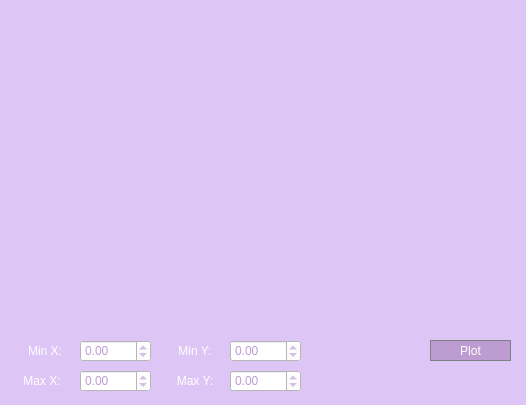
<?xml version="1.0" encoding="UTF-8"?>
<ui version="4.0">
 <class>GraphWindow</class>
 <widget class="QDialog" name="GraphWindow">
  <property name="geometry">
   <rect>
    <x>0</x>
    <y>0</y>
    <width>526</width>
    <height>405</height>
   </rect>
  </property>
  <property name="windowTitle">
   <string>Dialog</string>
  </property>
  <property name="styleSheet">
   <string notr="true">background-color: #ddc6f5;</string>
  </property>
  <widget class="QCustomPlot" name="widget" native="true">
   <property name="geometry">
    <rect>
     <x>10</x>
     <y>10</y>
     <width>501</width>
     <height>321</height>
    </rect>
   </property>
  </widget>
  <widget class="QLabel" name="label">
   <property name="geometry">
    <rect>
     <x>20</x>
     <y>340</y>
     <width>50</width>
     <height>21</height>
    </rect>
   </property>
   <property name="styleSheet">
    <string notr="true">color: white;
font: 14pt &quot;Comic Sans MS&quot;;</string>
   </property>
   <property name="text">
    <string>Min X:</string>
   </property>
   <property name="alignment">
    <set>Qt::AlignCenter</set>
   </property>
  </widget>
  <widget class="QLabel" name="label_2">
   <property name="geometry">
    <rect>
     <x>20</x>
     <y>370</y>
     <width>50</width>
     <height>21</height>
    </rect>
   </property>
   <property name="styleSheet">
    <string notr="true">color: white;
font: 14pt &quot;Comic Sans MS&quot;;</string>
   </property>
   <property name="text">
    <string> Max X:</string>
   </property>
  </widget>
  <widget class="QLabel" name="label_3">
   <property name="geometry">
    <rect>
     <x>170</x>
     <y>340</y>
     <width>50</width>
     <height>21</height>
    </rect>
   </property>
   <property name="styleSheet">
    <string notr="true">color: white;
font: 14pt &quot;Comic Sans MS&quot;;</string>
   </property>
   <property name="text">
    <string>Min Y:</string>
   </property>
   <property name="alignment">
    <set>Qt::AlignCenter</set>
   </property>
  </widget>
  <widget class="QLabel" name="label_4">
   <property name="geometry">
    <rect>
     <x>170</x>
     <y>370</y>
     <width>50</width>
     <height>21</height>
    </rect>
   </property>
   <property name="styleSheet">
    <string notr="true">color: white;
font: 14pt &quot;Comic Sans MS&quot;;</string>
   </property>
   <property name="text">
    <string>Max Y:</string>
   </property>
   <property name="alignment">
    <set>Qt::AlignCenter</set>
   </property>
  </widget>
  <widget class="QPushButton" name="replot">
   <property name="geometry">
    <rect>
     <x>430</x>
     <y>340</y>
     <width>81</width>
     <height>21</height>
    </rect>
   </property>
   <property name="styleSheet">
    <string notr="true">QPushButton {
  background-color: rgb(189, 156, 209);
  color: white; 
  border: 1px solid gray;
font: 14pt &quot;Comic Sans MS&quot;;
}

QPushButton:pressed {
    background-color: qlineargradient(x1: 0, y1: 0, x2: 0, y2: 1,
                                      stop: 0 #dadbde, stop: 1 #f6f7fa);
}</string>
   </property>
   <property name="text">
    <string>Plot</string>
   </property>
  </widget>
  <widget class="QDoubleSpinBox" name="min_x">
   <property name="geometry">
    <rect>
     <x>80</x>
     <y>340</y>
     <width>71</width>
     <height>22</height>
    </rect>
   </property>
   <property name="styleSheet">
    <string notr="true">background-color:  white;
color:  rgb(189, 156, 209);</string>
   </property>
   <property name="minimum">
    <double>-10000.000000000000000</double>
   </property>
   <property name="maximum">
    <double>10000.000000000000000</double>
   </property>
  </widget>
  <widget class="QDoubleSpinBox" name="max_x">
   <property name="geometry">
    <rect>
     <x>80</x>
     <y>370</y>
     <width>71</width>
     <height>22</height>
    </rect>
   </property>
   <property name="styleSheet">
    <string notr="true">background-color:  white;
color: rgb(189, 156, 209);</string>
   </property>
   <property name="minimum">
    <double>-10000.000000000000000</double>
   </property>
   <property name="maximum">
    <double>10000.000000000000000</double>
   </property>
  </widget>
  <widget class="QDoubleSpinBox" name="min_y">
   <property name="geometry">
    <rect>
     <x>230</x>
     <y>340</y>
     <width>71</width>
     <height>22</height>
    </rect>
   </property>
   <property name="styleSheet">
    <string notr="true">background-color:  white;
color: rgb(189, 156, 209);</string>
   </property>
   <property name="minimum">
    <double>-10000.000000000000000</double>
   </property>
   <property name="maximum">
    <double>10000.000000000000000</double>
   </property>
  </widget>
  <widget class="QDoubleSpinBox" name="max_y">
   <property name="geometry">
    <rect>
     <x>230</x>
     <y>370</y>
     <width>71</width>
     <height>22</height>
    </rect>
   </property>
   <property name="styleSheet">
    <string notr="true">background-color:  white;
color: rgb(189, 156, 209);</string>
   </property>
   <property name="minimum">
    <double>-10000.000000000000000</double>
   </property>
   <property name="maximum">
    <double>10000.000000000000000</double>
   </property>
  </widget>
 </widget>
 <customwidgets>
  <customwidget>
   <class>QCustomPlot</class>
   <extends>QWidget</extends>
   <header location="global">qcustomplot.h</header>
   <container>1</container>
  </customwidget>
 </customwidgets>
 <resources/>
 <connections/>
</ui>
